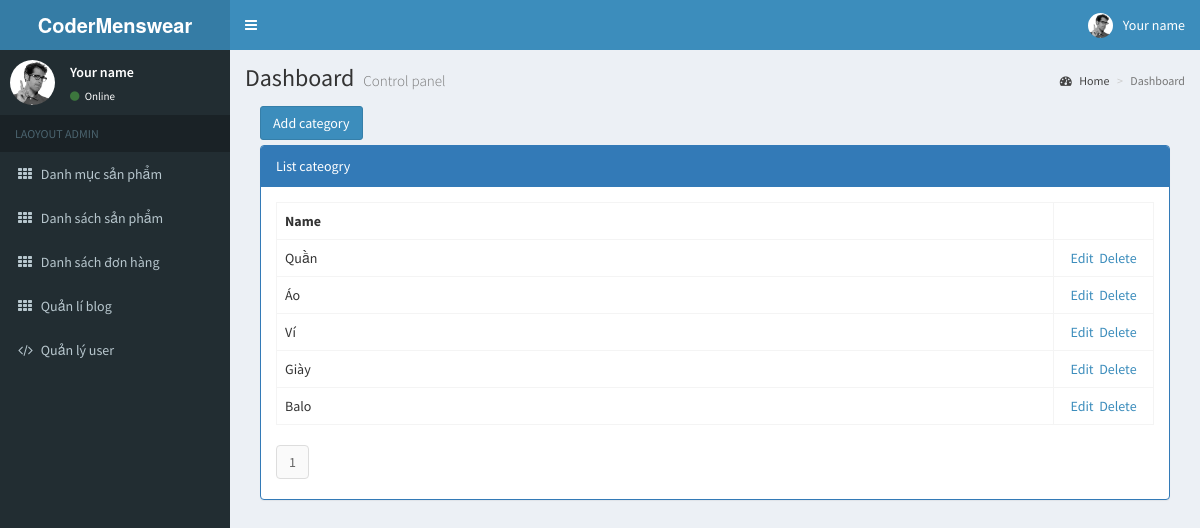
The app's page /Backend/index.php?controller=categories&action=read (signed in) with its own data.
### tables this page shows
CREATE TABLE `categories` (
  `id` int(11) NOT NULL,
  `name` varchar(500) NOT NULL,
  `parent_id` int(11) NOT NULL DEFAULT 0
);

### Backend/Controllers/CategoriesController.php (called while the page is built, shortened)
<?php
	include "Models/CategoriesModel.php";
	class CategoriesController extends CategoriesModel{
		public function read(){
			$recordPerPage = 15;
			$numPage = ceil($this->modelTotal()/$recordPerPage);
			$listRecord = $this->modelRead($recordPerPage);
			include "Views/CategoriesView.php";
		}
	}
 ?>

### Backend/Models/CategoriesModel.php (called while the page is built, shortened)
<?php
	class CategoriesModel{
		public function modelRead($recordPerPage){
			$total = $this->modelTotal();
			$numPage = ceil($total/$recordPerPage);
			$page = isset($_GET["p"]) && $_GET["p"] > 0 ? $_GET["p"]-1 : 0;
			$from = $page * $recordPerPage;
			$conn = Connection::getInstance();
			$query = $conn->query("select * from categories where parent_id = 0 order by id desc limit $from, $recordPerPage");
			return $query->fetchAll();
		}
		public function modelTotal(){
			$conn = Connection::getInstance();
			$query = $conn->query("select id from categories order by id desc");
			return $query->rowCount();
		}
	}
 ?>

### Backend/Views/CategoriesView.php (the view, shortened to what this page needs)
<div class="col-md-12">
        <div style="margin-bottom:5px;">
            <a href="index.php?controller=categories&action=create" class="btn btn-primary">Add category</a>
        </div>
        <div class="panel panel-primary">
            <div class="panel-heading">List cateogry</div>
            <div class="panel-body">
                <table class="table table-bordered table-hover">
                    <tr>
                        <th>Name</th>
                        <th style="width:100px;"></th>
                    </tr>
                    <?php foreach($listRecord as $rows): ?>
                    <tr>
                        <td><?php echo $rows->name; ?></td>
                        <td style="text-align:center;">
                            <a href="index.php?controller=categories&action=update&id=<?php echo $rows->id; ?>">Edit</a>&nbsp;
                            <a href="index.php?controller=categories&action=delete&id=<?php echo $rows->id; ?>" onclick="return window.confirm('Are you sure?');">Delete</a>
                        </td>
                    </tr>
                    <?php endforeach; ?>
                </table>
                <ul class="pagination">
                    <li class="page-item">
                        <?php for($i = 1; $i <= $numPage; $i++): ?>
                        <a href="index.php?controller=categories&action=read&p=<?php echo $i; ?>" class="page-link"><?php echo $i; ?></a>
                        <?php endfor; ?>
                    </li>
                </ul>
            </div>
        </div>
    </div>
</div>

### Backend/Views/CategoriesView.php (style rules this page uses)
.pagination { padding:0px; margin:0px; }

### records on screen
categories: name "Quần"
categories: name "Áo"
categories: name "Ví"
categories: name "Giày"
categories: name "Balo"
